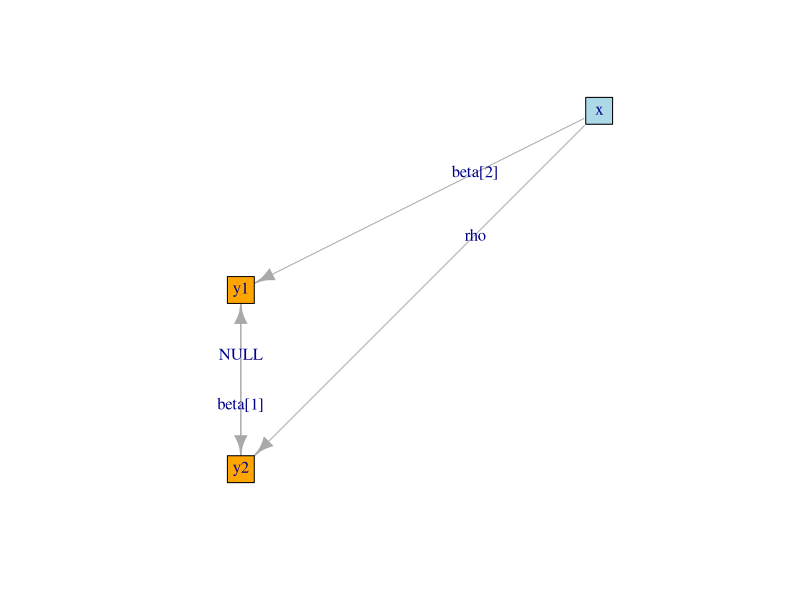

The R source for this figure: (Note: this script raises an error after producing the figure.)
## ---- chunk 1
knitr::opts_chunk$set(
  collapse = TRUE,
  comment = "#>"
)
mets <- lava:::versioncheck('mets', 1)
## ---- chunk 2
library('lava')
m0 <- lvm(y1+y2 ~ x, y1 ~~ y2)
edgelabels(m0, y1 + y2 ~ x) <- c(expression(beta[1]), expression(beta[2]))
edgelabels(m0, y1 ~ y2) <- expression(rho)
plot(m0, layoutType="circo")
## ---- chunk 3
library('lava')
## ---- chunk 4
m0 <- lvm() |>
  covariance(y1 ~ y2, value='r') |>
  regression(y1 + y2 ~ x)
## ---- chunk 5
coef(m0, labels=TRUE)
## ---- chunk 6
d <- sim(m0, 500, p=c(r=0.9), seed=1)
head(d)
## ---- chunk 7
cens1 <- function(threshold,type='right') {
  function(x) {
    x <- unlist(x)
    if (type=='left')
      return( survival::Surv(pmax(x,threshold), x>=threshold, type='left') )
      return ( survival::Surv(pmin(x,threshold), x<=threshold) )
  }
}

m0 <- 
  transform(m0, s1 ~ y1, cens1(-2, 'left')) |>
  transform(s2 ~ y2, cens1(2,  'right'))
## ---- chunk 8
d <- sim(m0, 500, p=c(r=0.9), seed=1)
head(d)
## ---- chunk 9
m <- lvm() |>
     regression(y1 + y2 ~ x) |>
     covariance(y1 ~ y2)

e <- estimate(m, data=d)
e
## ---- chunk 10
estimate(e, function(p) p['y1~~y2']/(p['y1~~y1']*p['y2~~y2'])^.5)
## ---- chunk 11
correlation(e)
## ---- chunk 12
estimate(e, function(p) atanh(p['y1~~y2']/(p['y1~~y1']*p['y2~~y2'])^.5), back.transform=tanh)
## ---- chunk 13
m2 <- m |>
    parameter(~ l1 + l2 + z) |>
    variance(~ y1 + y2, value=c('v1','v2')) |>
    covariance(y1 ~ y2, value='c') |>
    constrain(v1 ~ l1, fun=exp) |>
    constrain(v2 ~ l2, fun=exp) |>
    constrain(c ~ z+l1+l2, fun=function(x) tanh(x[1])*sqrt(exp(x[2])*exp(x[3])))
## ---- chunk 14
e2 <- estimate(m2, d)
e2
## ---- chunk 15
estimate(e2, 'z', back.transform=tanh)
## ---- chunk 16
m2 <- lvm() |>
  regression(y1 + y2 ~ x) |>
  covariance(y1 ~ y2, constrain=TRUE, rname='z')

e2 <- estimate(m2, data=d)
e2
## ---- chunk 17
estimate(e2, 'z', back.transform=tanh)
## ---- chunk 18
tanh(confint(e2, 'z', profile=TRUE))
## ---- chunk 19
set.seed(1)
b <- bootstrap(e2, data=d, R=50, mc.cores=1)
b
## ---- chunk 20
quantile(tanh(b$coef[,'z']), c(.025,.975))
## ---- chunk 21
m3 <- lvm() |>
  regression(y1 + s2 ~ x) |>
  covariance(y1 ~ s2, constrain=TRUE, rname='z')

e3 <- estimate(m3, d)
## ---- chunk 22
e3
## ---- chunk 23
estimate(e3, 'z', back.transform=tanh)
## ---- chunk 24
m3b <- lvm() |>
  regression(s1 + s2 ~ x) |>
  covariance(s1 ~ s2, constrain=TRUE, rname='z')

e3b <- estimate(m3b, d)
e3b
## ---- chunk 25
e3b
## ---- chunk 26
estimate(e3b, 'z', back.transform=tanh)
## ---- chunk 27
tanh(confint(e3b, 'z', profile=TRUE))
## ---- chunk 28
sessionInfo()
